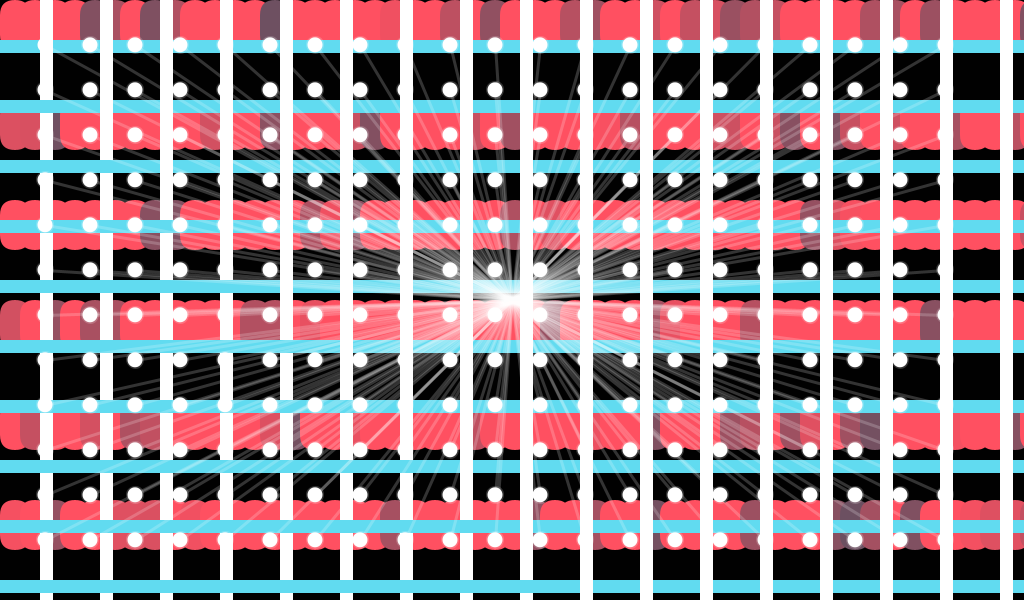
Frame 1 (no input)
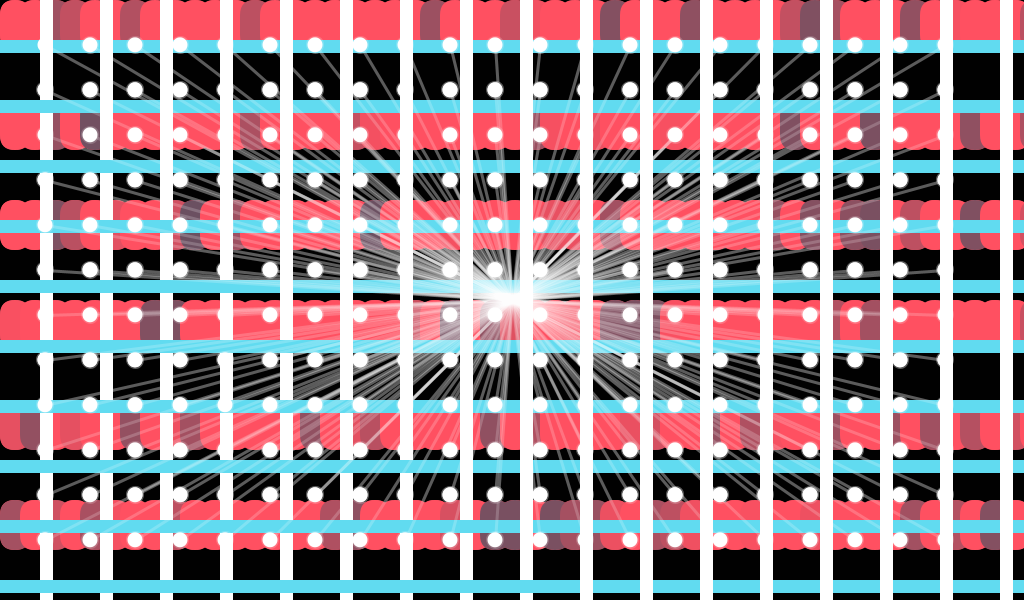
Frame 2 (the mouse pressed at the canvas centre, redrawn once)

The Processing sketch that drew these frames (run headless with seeded random() and noise(); the mouse was pressed at the canvas centre and the sketch redrawn once):

// Processing sketch: processing_147573
// ── processing_147573.pde

// Konkuk University
 // Department of Dynamic Media
 // SOS iDesign
// Name: PARK HYEBIN
 // ID: 201420081
 int i, j;
 float C;

void setup(){
size (1024, 600);
colorMode(RGB);
background(1);
smooth();
noLoop();
 }

void draw(){
  noStroke();
  smooth();
  for(i=0; i<=width/4; i ++){
    for(j=0; j<=height/4; j++){
      C=random(107, 545);
      fill(C, 80, 97);
      rect(i*20,j*100,30,50, 100,50,100,50);     
    }
  }

for (int i = 20; i < height; i += 30) {
    fill(#61DBF0);
    rect(0, i*2, width, 13);
    fill(255);
    rect(i*2, 0, 13, height);    
  }


int gridSize = 45;

for (int x = gridSize; x <= width - gridSize; x += gridSize) {
  for (int y = gridSize; y <= height - gridSize; y += gridSize) {
      fill(255);
    ellipse(x, y-0.2, 15, 15);
    stroke(255, 50);
    strokeWeight(3);
    line(x, y, width/2, height/2);
      
  }
}



}



 


void keyPressed(){
background(254);
redraw();

}
